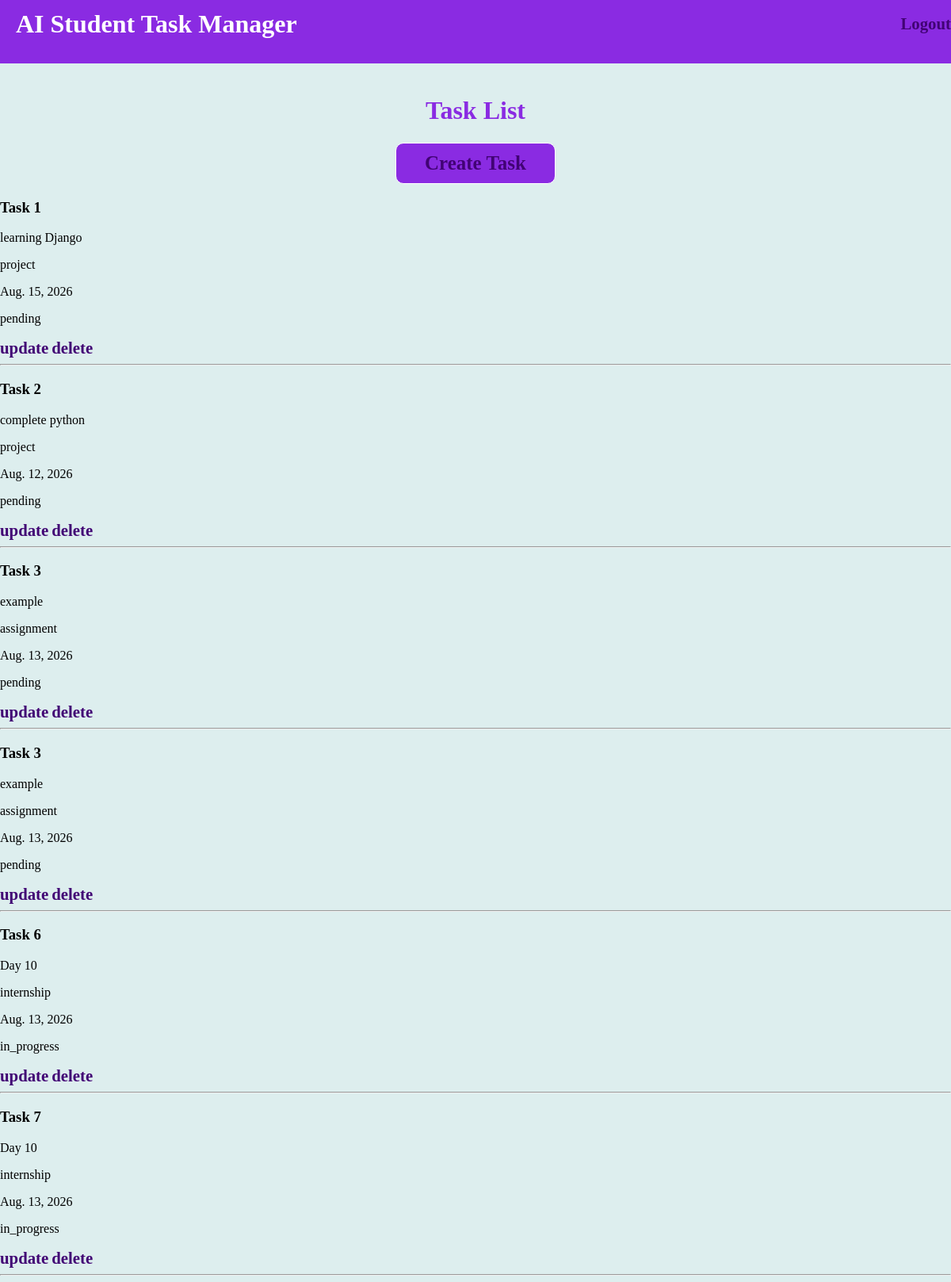
Page /task/list/ (signed in) on the earlier database version.
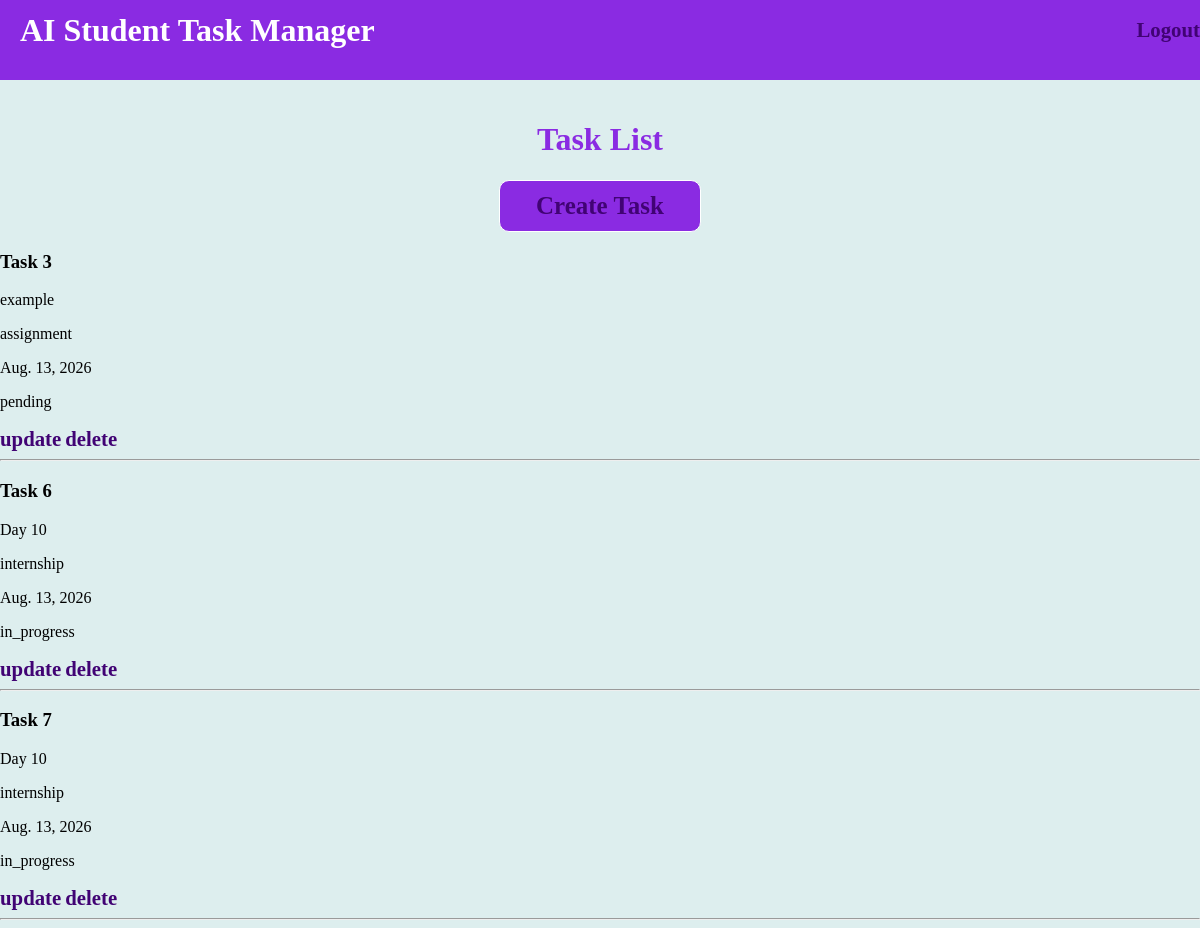
Same page on the later database version.
### Tasks/models.py (models this page shows, shortened)
class Task(models.Model):
    CATEGORY_CHOICES =[
        ('assignment','Assignment'),
        ('project','Project'),
        ('exam','Exam'),
        ('internship','Internship'),
        ('personal','Personal'),
    ]
    PRIORITY_CHOICES =[
        ('low','Low'),
        ('medium','Medium'),
        ('high','High')
    ]
    STATUS_CHOICES = [
        ('pending','Pending'),
        ('in_progress','In Progress'),
        ('completed','Completed')
    ]
    student = models.ForeignKey(
        User,
        on_delete=models.CASCADE,
        related_name='tasks'
    )
    title = models.CharField(max_length=100)
    description = models.TextField()
    category = models.CharField(
        max_length=20,
        choices=CATEGORY_CHOICES
    )
    priority = models.CharField(
        max_length=20,
        default='medium',
        choices=PRIORITY_CHOICES
    )
    status = models.CharField(
        max_length=20,
        default='pending',
        choices=STATUS_CHOICES
    )
    due_date = models.DateField(
        null=True,
        blank=True
    )
    create_at = models.DateTimeField(
        auto_now_add=True
    )
    update_at = models.DateTimeField(
        auto_now=True
    )

### Tasks/views.py (the view)
# urls.py: path("list/",task_list, name="task_list"),
@login_required
def task_list(request):
    tasks = Task.objects.filter(student=request.user)
    return render(request,"task_list.html",{"tasks":tasks})

### templates/task_list.html
{% extends 'base.html' %}
{% block content %}
<h1>Task List</h1>
<div class="task-btn"><a id="create-task" href="{% url 'task_create'  %}">Create Task</a></div>
{% for task in tasks %}
    <div>
        <h3>{{task.title}}</h3>
        <p>{{task.description}}</p>
        <p>{{task.category}}</p>
        <p>{{task.due_date}}</p>
        <p>{{task.status}}</p>
        <a href="{% url 'update_task' task.id %}">update</a>
        <a href="{% url 'task_delete' task.id %}">delete</a>
    </div>
    <hr>
{% empty %}
    <h2>No Tasks available</h2>
{% endfor %}
{% endblock %}

Differences in the rows shown:
no longer on this page (row edited): Task: title "Task 1", description "learning Django", category "project", due_date "Aug. 15, 2026", status "pending"
removed Task: title "Task 2", description "complete python", category "project", due_date "Aug. 12, 2026", status "pending"
removed Task: title "Task 3", description "example", category "assignment", due_date "Aug. 13, 2026", status "pending"
